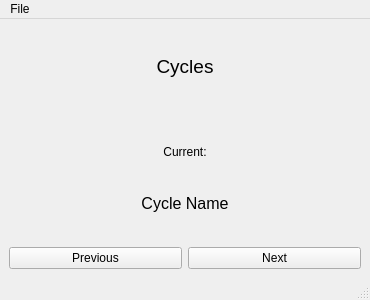
<?xml version="1.0" encoding="UTF-8"?>
<ui version="4.0">
 <class>MainWindow</class>
 <widget class="QMainWindow" name="MainWindow">
  <property name="geometry">
   <rect>
    <x>0</x>
    <y>0</y>
    <width>370</width>
    <height>300</height>
   </rect>
  </property>
  <property name="minimumSize">
   <size>
    <width>370</width>
    <height>300</height>
   </size>
  </property>
  <property name="windowTitle">
   <string>Cycles v1.0</string>
  </property>
  <widget class="QWidget" name="central_widget">
   <layout class="QVBoxLayout" name="verticalLayout">
    <item>
     <widget class="QLabel" name="main_label">
      <property name="sizePolicy">
       <sizepolicy hsizetype="Preferred" vsizetype="Expanding">
        <horstretch>0</horstretch>
        <verstretch>0</verstretch>
       </sizepolicy>
      </property>
      <property name="font">
       <font>
        <family>Segoe UI</family>
        <pointsize>14</pointsize>
        <italic>false</italic>
        <bold>false</bold>
        <stylestrategy>PreferAntialias</stylestrategy>
        <kerning>false</kerning>
       </font>
      </property>
      <property name="styleSheet">
       <string notr="true"/>
      </property>
      <property name="text">
       <string>Cycles</string>
      </property>
      <property name="scaledContents">
       <bool>false</bool>
      </property>
      <property name="alignment">
       <set>Qt::AlignCenter</set>
      </property>
     </widget>
    </item>
    <item>
     <spacer name="verticalSpacer">
      <property name="orientation">
       <enum>Qt::Vertical</enum>
      </property>
      <property name="sizeType">
       <enum>QSizePolicy::Fixed</enum>
      </property>
      <property name="sizeHint" stdset="0">
       <size>
        <width>20</width>
        <height>35</height>
       </size>
      </property>
     </spacer>
    </item>
    <item>
     <widget class="QLabel" name="current_label">
      <property name="sizePolicy">
       <sizepolicy hsizetype="Minimum" vsizetype="Preferred">
        <horstretch>0</horstretch>
        <verstretch>0</verstretch>
       </sizepolicy>
      </property>
      <property name="text">
       <string>Current:</string>
      </property>
      <property name="alignment">
       <set>Qt::AlignCenter</set>
      </property>
     </widget>
    </item>
    <item>
     <widget class="QLabel" name="cycle_name_label">
      <property name="sizePolicy">
       <sizepolicy hsizetype="Preferred" vsizetype="Expanding">
        <horstretch>0</horstretch>
        <verstretch>0</verstretch>
       </sizepolicy>
      </property>
      <property name="font">
       <font>
        <pointsize>12</pointsize>
       </font>
      </property>
      <property name="text">
       <string>Cycle Name</string>
      </property>
      <property name="alignment">
       <set>Qt::AlignCenter</set>
      </property>
     </widget>
    </item>
    <item>
     <layout class="QHBoxLayout" name="horizontalLayout">
      <item>
       <widget class="QPushButton" name="previous_btn">
        <property name="text">
         <string>Previous</string>
        </property>
       </widget>
      </item>
      <item>
       <widget class="QPushButton" name="next_btn">
        <property name="text">
         <string>Next</string>
        </property>
       </widget>
      </item>
     </layout>
    </item>
   </layout>
  </widget>
  <widget class="QStatusBar" name="status_bar"/>
  <widget class="QMenuBar" name="menu_bar">
   <property name="geometry">
    <rect>
     <x>0</x>
     <y>0</y>
     <width>370</width>
     <height>22</height>
    </rect>
   </property>
   <widget class="QMenu" name="menu_file">
    <property name="title">
     <string>File</string>
    </property>
    <addaction name="action_open"/>
    <addaction name="action_exit"/>
   </widget>
   <addaction name="menu_file"/>
  </widget>
  <action name="action_open">
   <property name="text">
    <string>Open...</string>
   </property>
  </action>
  <action name="action_exit">
   <property name="text">
    <string>Exit</string>
   </property>
   <property name="shortcut">
    <string>Ctrl+E</string>
   </property>
  </action>
 </widget>
 <resources/>
 <connections>
  <connection>
   <sender>action_exit</sender>
   <signal>triggered()</signal>
   <receiver>MainWindow</receiver>
   <slot>close()</slot>
   <hints>
    <hint type="sourcelabel">
     <x>-1</x>
     <y>-1</y>
    </hint>
    <hint type="destinationlabel">
     <x>233</x>
     <y>157</y>
    </hint>
   </hints>
  </connection>
 </connections>
</ui>
